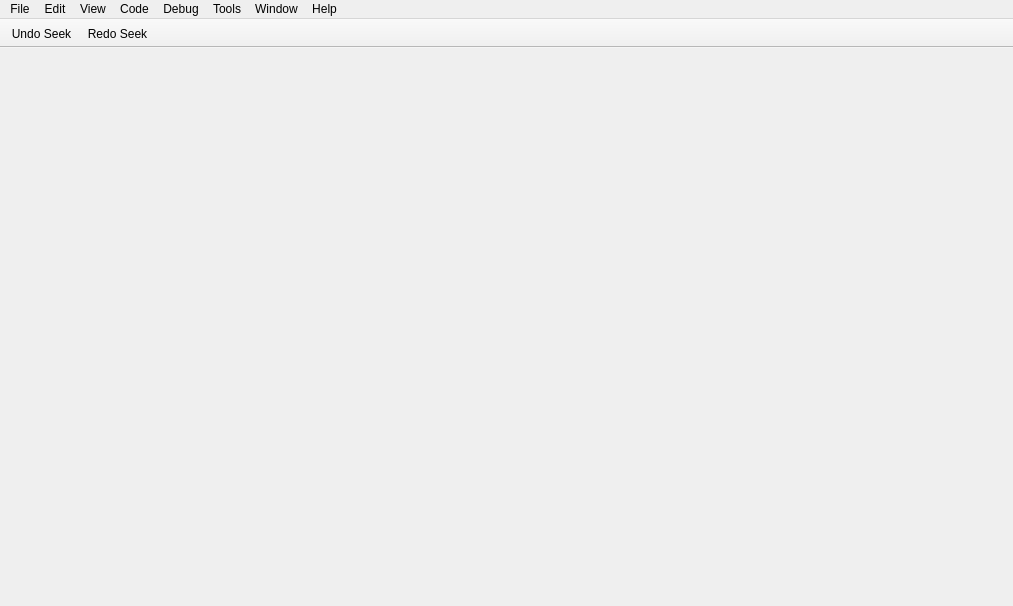
<?xml version="1.0" encoding="UTF-8"?>
<ui version="4.0">
 <class>MainWindow</class>
 <widget class="QMainWindow" name="MainWindow">
  <property name="geometry">
   <rect>
    <x>0</x>
    <y>0</y>
    <width>1013</width>
    <height>606</height>
   </rect>
  </property>
  <property name="sizePolicy">
   <sizepolicy hsizetype="Expanding" vsizetype="Expanding">
    <horstretch>0</horstretch>
    <verstretch>0</verstretch>
   </sizepolicy>
  </property>
  <property name="windowTitle">
   <string notr="true">iaito</string>
  </property>
  <property name="styleSheet">
   <string notr="true"/>
  </property>
  <property name="documentMode">
   <bool>true</bool>
  </property>
  <property name="dockNestingEnabled">
   <bool>true</bool>
  </property>
  <widget class="QMenu" name="addExtraWidgets">
   <property name="title">
    <string>New Panel</string>
   </property>
  </widget>
  <widget class="QMenuBar" name="menuBar">
   <property name="geometry">
    <rect>
     <x>0</x>
     <y>0</y>
     <width>1013</width>
     <height>20</height>
    </rect>
   </property>
   <property name="defaultUp">
    <bool>false</bool>
   </property>
   <property name="nativeMenuBar">
    <bool>true</bool>
   </property>
   <widget class="QMenu" name="menuFile">
    <property name="geometry">
     <rect>
      <x>2024</x>
      <y>127</y>
      <width>161</width>
      <height>311</height>
     </rect>
    </property>
    <widget class="QMenu" name="menuImport">
     <property name="title">
      <string>Import</string>
     </property>
     <addaction name="actionMap"/>
     <addaction name="actionImportPDB"/>
     <addaction name="actionImportSymbols"/>
     <addaction name="actionImportDWARF"/>
     <addaction name="actionImportFLIRT"/>
     <addaction name="actionApplyBinaryPatch"/>
     <addaction name="separator"/>
     <addaction name="actionImportProjectArchive"/>
    </widget>
    <widget class="QMenu" name="menuExport">
     <property name="title">
      <string>Export</string>
     </property>
     <addaction name="actionExport_as_code"/>
     <addaction name="actionDump"/>
     <addaction name="actionExportClassdump"/>
     <addaction name="actionExportDWARF"/>
     <addaction name="separator"/>
     <addaction name="actionExportProjectArchive"/>
    </widget>
    <widget class="QMenu" name="menuRun">
     <property name="title">
      <string>Run</string>
     </property>
     <addaction name="actionRun_Script"/>
     <addaction name="actionRunR2jsScript"/>
     <addaction name="separator"/>
     <addaction name="actionScripts"/>
    </widget>
   <property name="title">
   <string>File</string>
  </property>
   <addaction name="actionNew"/>
   <addaction name="actionMap"/>
   <addaction name="actionManageAddressSpace"/>
   <addaction name="separator"/>
   <addaction name="actionSave"/>
   <addaction name="actionSaveAs"/>
   <addaction name="separator"/>
   <addaction name="menuImport"/>
   <addaction name="menuExport"/>
   <addaction name="menuRun"/>
   <addaction name="separator"/>
   <addaction name="actionCommitChanges"/>
   <addaction name="separator"/>
   <addaction name="actionSettings"/>
   <addaction name="separator"/>
   <addaction name="actionQuit"/>
   </widget>
   <widget class="QMenu" name="menuView">
    <property name="title">
     <string>View</string>
    </property>
    <property name="tabsOnTop" stdset="0">
     <bool>true</bool>
    </property>
    <widget class="QMenu" name="menuZoom">
     <property name="title">
      <string>Zoom</string>
     </property>
     <addaction name="actionZoomIn"/>
     <addaction name="actionZoomOut"/>
     <addaction name="separator"/>
     <addaction name="actionZoomReset"/>
    </widget>
    <widget class="QMenu" name="menuAnalysis">
     <property name="title">
      <string>Analysis</string>
     </property>
    </widget>
    <widget class="QMenu" name="menuData">
     <property name="title">
      <string>Data</string>
     </property>
    </widget>
    <addaction name="actionHighlight"/>
    <addaction name="separator"/>
    <addaction name="menuAnalysis"/>
    <addaction name="menuData"/>
    <addaction name="menuAddInfoWidgets"/>
    <addaction name="menuAddIoWidgets"/>
    <addaction name="separator"/>
    <addaction name="menuAddAnother"/>
    <addaction name="menuZoom"/>
   </widget>
   <widget class="QMenu" name="menuHelp">
    <property name="title">
     <string>Help</string>
    </property>
    <addaction name="actionIssue"/>
    <addaction name="actionWebsite"/>
    <addaction name="actionBook"/>
    <addaction name="actionFortune"/>
    <addaction name="actionCheckForUpdates"/>
    <addaction name="separator"/>
    <addaction name="actionAbout"/>
   </widget>
   <widget class="QMenu" name="menuEdit">
    <property name="title">
     <string>Edit</string>
    </property>
   <addaction name="actionBackward"/>
   <addaction name="actionForward"/>
   <addaction name="separator"/>
   <addaction name="actionUndoWrite"/>
   <addaction name="actionRedoWrite"/>
   <addaction name="separator"/>
   <addaction name="actionPatchInstruction"/>
   <addaction name="actionPatchString"/>
   <addaction name="actionPatchBytes"/>
   <addaction name="separator"/>
   <addaction name="menuSetMode"/>
    <widget class="QMenu" name="menuSetMode">
     <property name="toolTip">
      <string/>
     </property>
     <property name="title">
      <string>IO mode</string>
     </property>
     <addaction name="actionWriteMode"/>
     <addaction name="actionCacheMode"/>
     <addaction name="actionReadOnly"/>
    </widget>
   </widget>
   <widget class="QMenu" name="menuCode">
    <property name="title">
     <string>Code</string>
    </property>
    <widget class="QMenu" name="menuPlugins">
     <property name="title">
      <string>Plugins</string>
     </property>
    </widget>
    <addaction name="actionAnalyze"/>
    <addaction name="actionAnalyzeFunction"/>
    <addaction name="actionAutonameAll"/>
    <addaction name="separator"/>
    <addaction name="actionSwitchJumpTable"/>
    <addaction name="separator"/>
    <addaction name="actionAnalysisSettings"/>
    <addaction name="separator"/>
    <addaction name="menuPlugins"/>
   </widget>
   <widget class="QMenu" name="menuTools">
    <property name="title">
     <string>Tools</string>
    </property>
    <addaction name="actionStart_Web_Server"/>
    <addaction name="actionPackageManagerPrefs"/>
    <addaction name="actionScripts"/>
   </widget>
   <widget class="QMenu" name="menuWindows">
    <property name="title">
     <string>Window</string>
    </property>
    <widget class="QMenu" name="menuWindowLayout">
     <property name="title">
      <string>Layout</string>
     </property>
     <widget class="QMenu" name="menuLayouts">
      <property name="title">
       <string>Layouts</string>
      </property>
     </widget>
     <addaction name="actionDefault"/>
     <addaction name="actionSaveLayout"/>
     <addaction name="actionManageLayouts"/>
     <addaction name="separator"/>
     <addaction name="menuLayouts"/>
    </widget>
    <widget class="QMenu" name="menuAddInfoWidgets">
     <property name="title">
      <string>Bin headers</string>
     </property>
    </widget>
    <widget class="QMenu" name="menuAddIoWidgets">
     <property name="title">
      <string>I/O Panels</string>
     </property>
     <!--
     <addaction name="actionBinaries"/>
     <addaction name="separator"/>
     <addaction name="actionEntropy"/>
     <addaction name="actionNavigation_Bar"/>
     -->
    </widget>
    <widget class="QMenu" name="menuAddDebugWidgets">
     <property name="title">
      <string>Debug Panels</string>
     </property>
    </widget>
    <widget class="QMenu" name="menuAddAnother">
     <property name="title">
      <string>New Panel</string>
     </property>
     <addaction name="actionExtraDecompiler"/>
     <addaction name="actionExtraDisassembly"/>
     <addaction name="actionExtraGraph"/>
     <addaction name="actionExtraHexdump"/>
     <addaction name="separator"/>
     <addaction name="actionAddCustomCommand"/>
    </widget>
    <addaction name="actionRefresh_contents"/>
    <addaction name="separator"/>
    <addaction name="menuWindowLayout"/>
    <addaction name="separator"/>
    <addaction name="actionTabs_on_Top"/>
    <addaction name="actionGrouped_dock_dragging"/>
    <addaction name="separator"/>
    <addaction name="actionReset_settings"/>
   </widget>
   <widget class="QMenu" name="menuDebug">
    <property name="title">
     <string>Debug</string>
    </property>
   </widget>
   <addaction name="menuFile"/>
   <addaction name="menuEdit"/>
   <addaction name="menuView"/>
   <addaction name="menuCode"/>
   <addaction name="menuDebug"/>
   <addaction name="menuTools"/>
   <addaction name="menuWindows"/>
   <addaction name="menuHelp"/>
  </widget>
  <widget class="QToolBar" name="mainToolBar">
   <property name="sizePolicy">
    <sizepolicy hsizetype="Preferred" vsizetype="Fixed">
     <horstretch>0</horstretch>
     <verstretch>0</verstretch>
    </sizepolicy>
   </property>
   <property name="contextMenuPolicy">
    <enum>Qt::DefaultContextMenu</enum>
   </property>
   <property name="windowTitle">
    <string notr="true">Main toolbar</string>
   </property>
   <property name="movable">
    <bool>false</bool>
   </property>
   <property name="iconSize">
    <size>
     <width>16</width>
     <height>16</height>
    </size>
   </property>
   <property name="toolButtonStyle">
    <enum>Qt::ToolButtonIconOnly</enum>
   </property>
   <attribute name="toolBarArea">
    <enum>TopToolBarArea</enum>
   </attribute>
   <attribute name="toolBarBreak">
    <bool>false</bool>
   </attribute>
   <addaction name="actionBackward"/>
   <addaction name="actionForward"/>
  </widget>
  <action name="actionDefault">
   <property name="text">
    <string>Reset to default layout</string>
   </property>
  </action>
  <action name="actionZen">
   <property name="text">
    <string>Zen Mode</string>
   </property>
   <property name="toolTip">
    <string>Zen mode</string>
   </property>
  </action>
  <action name="actionAbout">
   <property name="text">
    <string>About</string>
   </property>
  </action>
  <action name="actionIssue">
   <property name="text">
    <string>Report an issue</string>
   </property>
  </action>
  <action name="actionR2pm">
   <property name="text">
    <string>r2pm</string>
   </property>
  </action>
  <action name="actionNew">
   <property name="text">
    <string>Open…</string>
   </property>
  </action>
  <action name="actionClose">
   <property name="text">
    <string>Close</string>
   </property>
  </action>
  <action name="actionSave_workspace">
   <property name="text">
    <string>Save layout</string>
   </property>
   <property name="toolTip">
    <string>Save layout</string>
   </property>
  </action>
  <action name="actionBook">
   <property name="text">
    <string>Book</string>
   </property>
  </action>
  <action name="actionFortune">
   <property name="text">
    <string>Fortunes</string>
   </property>
  </action>
  <action name="actionWebsite">
   <property name="text">
    <string>Website</string>
   </property>
  </action>
  <action name="actionCheckForUpdates">
   <property name="text">
    <string>Check for updates</string>
   </property>
  </action>
  <action name="actionMap">
   <property name="text">
    <string>Map file at…</string>
   </property>
  </action>
  <action name="actionManageAddressSpace">
   <property name="text">
    <string>Manage files</string>
   </property>
   <property name="toolTip">
    <string>Manage files, maps, binaries, filesystems, and address space options</string>
   </property>
   <property name="statusTip">
    <string>Open the address space manager</string>
   </property>
  </action>
  <action name="actionSave">
   <property name="text">
    <string>Save Project</string>
   </property>
  </action>
  <action name="actionCut">
   <property name="text">
    <string>Cut</string>
   </property>
  </action>
  <action name="actionCopy">
   <property name="text">
    <string>Copy</string>
   </property>
  </action>
  <action name="actionPaste">
   <property name="text">
    <string>Paste</string>
   </property>
  </action>
  <action name="actionDelete">
   <property name="text">
    <string>Delete</string>
   </property>
  </action>
  <action name="actionSelect_all">
   <property name="text">
    <string>Select all</string>
   </property>
   <property name="toolTip">
    <string>Select all</string>
   </property>
  </action>
  <action name="actionFind">
   <property name="text">
    <string>Find</string>
   </property>
  </action>
  <action name="actionFind_next">
   <property name="text">
    <string>Find next</string>
   </property>
   <property name="toolTip">
    <string>Find next</string>
   </property>
  </action>
  <action name="actionFind_previous">
   <property name="text">
    <string>Find previous</string>
   </property>
   <property name="toolTip">
    <string>Find previous</string>
   </property>
  </action>
  <action name="actionBackward">
   <property name="icon">
    <iconset resource="../resources.qrc">
     <normaloff>:/img/icons/arrow_left.svg</normaloff>:/img/icons/arrow_left.svg</iconset>
   </property>
   <property name="text">
    <string>Undo Seek</string>
   </property>
   <property name="toolTip">
    <string>Go back</string>
   </property>
  </action>
  <action name="actionForward">
   <property name="icon">
    <iconset resource="../resources.qrc">
     <normaloff>:/img/icons/arrow_right.svg</normaloff>:/img/icons/arrow_right.svg</iconset>
   </property>
   <property name="text">
    <string>Redo Seek</string>
   </property>
  </action>
  <action name="actionTheme">
   <property name="checkable">
    <bool>false</bool>
   </property>
   <property name="icon">
    <iconset resource="../resources.qrc">
     <normaloff>:/img/icons/themes.svg</normaloff>:/img/icons/themes.svg</iconset>
   </property>
   <property name="text">
    <string>Theme</string>
   </property>
   <property name="autoRepeat">
    <bool>false</bool>
   </property>
   <property name="menuRole">
    <enum>QAction::PreferencesRole</enum>
   </property>
  </action>
  <action name="actionTabs">
   <property name="icon">
    <iconset resource="../resources.qrc">
     <normaloff>:/img/icons/tabs.svg</normaloff>:/img/icons/tabs.svg</iconset>
   </property>
   <property name="text">
    <string>Tabs up/down</string>
   </property>
   <property name="toolTip">
    <string>Tabs up/down</string>
   </property>
  </action>
  <action name="actionRefresh_Panels">
   <property name="icon">
    <iconset resource="../resources.qrc">
     <normaloff>:/img/icons/spin.svg</normaloff>:/img/icons/spin.svg</iconset>
   </property>
   <property name="text">
    <string>Refresh</string>
   </property>
  </action>
  <action name="actionTabs_on_Top">
   <property name="checkable">
    <bool>true</bool>
   </property>
   <property name="text">
    <string>Show Tabs at the Top</string>
   </property>
   <property name="toolTip">
    <string>Toggle tab position</string>
   </property>
  </action>
  <action name="actionDark_Theme">
   <property name="text">
    <string>Dark Theme</string>
   </property>
  </action>
  <action name="actionLoad_workspace">
   <property name="text">
    <string>Load layout</string>
   </property>
   <property name="toolTip">
    <string>Load layout</string>
   </property>
  </action>
  <action name="actionWhite_Theme">
   <property name="text">
    <string>Default Theme</string>
   </property>
  </action>
  <action name="actionBindiff">
   <property name="text">
    <string>Bindiff</string>
   </property>
  </action>
  <action name="actionAnalysis">
   <property name="text">
    <string>Analysis</string>
   </property>
  </action>
  <action name="actionTest_menu">
   <property name="text">
    <string>Test menu</string>
   </property>
  </action>
  <action name="actionHexCopy_Hexpair">
   <property name="text">
    <string>Copy hexpair</string>
   </property>
   <property name="toolTip">
    <string>Copy hexpair</string>
   </property>
  </action>
  <action name="actionHexCopy_Text">
   <property name="text">
    <string>Copy text</string>
   </property>
   <property name="toolTip">
    <string>Copy text</string>
   </property>
  </action>
  <action name="actionHexCopy_ASCII">
   <property name="text">
    <string>Copy ASCII</string>
   </property>
  </action>
  <action name="actionHexInsert_String">
   <property name="text">
    <string>Insert string</string>
   </property>
   <property name="toolTip">
    <string>Insert string</string>
   </property>
  </action>
  <action name="actionHexInsert_Hex">
   <property name="text">
    <string>Insert hex</string>
   </property>
   <property name="toolTip">
    <string>Insert hex</string>
   </property>
  </action>
  <action name="actionHexEdit">
   <property name="text">
    <string>Edit</string>
   </property>
  </action>
  <action name="actionHexPaste">
   <property name="text">
    <string>Paste</string>
   </property>
  </action>
  <action name="actionDisas_ShowHideBytes">
   <property name="text">
    <string>Show/Hide bytes</string>
   </property>
  </action>
  <action name="actionDisasSwitch_case">
   <property name="text">
    <string>Switch case</string>
   </property>
  </action>
  <action name="actionDisasCopy_All">
   <property name="text">
    <string>Copy all</string>
   </property>
   <property name="toolTip">
    <string>Copy all</string>
   </property>
  </action>
  <action name="actionDisasCopy_Bytes">
   <property name="text">
    <string>Copy bytes</string>
   </property>
   <property name="toolTip">
    <string>Copy bytes</string>
   </property>
  </action>
  <action name="actionDisasCopy_Disasm">
   <property name="text">
    <string>Copy disasm</string>
   </property>
   <property name="toolTip">
    <string>Copy disasm</string>
   </property>
  </action>
  <action name="actionDisplayOptions">
   <property name="text">
    <string>Copy disasm</string>
   </property>
   <property name="toolTip">
    <string>Copy disasm</string>
   </property>
  </action>
  <action name="actionStart_Web_Server">
   <property name="checkable">
    <bool>true</bool>
   </property>
   <property name="icon">
    <iconset resource="../resources.qrc">
     <normaloff>:/img/icons/cloud.svg</normaloff>:/img/icons/cloud.svg</iconset>
   </property>
   <property name="text">
    <string>Start web server</string>
   </property>
   <property name="toolTip">
    <string>Start web server</string>
   </property>
  </action>
  <action name="action1column">
   <property name="text">
    <string>1</string>
   </property>
  </action>
  <action name="action2columns">
   <property name="text">
    <string>2</string>
   </property>
  </action>
  <action name="action4columns">
   <property name="text">
    <string>4</string>
   </property>
  </action>
  <action name="action8columns">
   <property name="text">
    <string>8</string>
   </property>
  </action>
  <action name="action16columns">
   <property name="text">
    <string>16</string>
   </property>
  </action>
  <action name="action32columns">
   <property name="text">
    <string>32</string>
   </property>
  </action>
  <action name="action64columns">
   <property name="text">
    <string>64</string>
   </property>
  </action>
  <action name="actionSyntax_AT_T_Intel">
   <property name="text">
    <string>Syntax AT&amp;T/Intel</string>
   </property>
  </action>
  <action name="actionFunctionsRename">
   <property name="text">
    <string>Rename</string>
   </property>
  </action>
  <action name="actionFunctionsUndefine">
   <property name="text">
    <string>Undefine</string>
   </property>
  </action>
  <action name="actionDisasRename">
   <property name="text">
    <string>Rename</string>
   </property>
  </action>
  <action name="actionDisasmUndefine">
   <property name="text">
    <string>Undefine</string>
   </property>
  </action>
  <action name="actionDisasAdd_comment">
   <property name="text">
    <string>Add comment</string>
   </property>
  </action>
  <action name="actionhide_bottomPannel">
   <property name="checkable">
    <bool>true</bool>
   </property>
   <property name="icon">
    <iconset resource="../resources.qrc">
     <normaloff>:/img/icons/down.svg</normaloff>:/img/icons/down.svg</iconset>
   </property>
   <property name="text">
    <string>Show/Hide bottom pannel</string>
   </property>
   <property name="toolTip">
    <string>Show/Hide bottom pannel</string>
   </property>
  </action>
  <action name="actionRun_Script">
   <property name="text">
    <string>Radare Script…</string>
   </property>
   <property name="toolTip">
    <string>Run a radare2 script file once</string>
   </property>
   <property name="statusTip">
    <string>Select and execute a radare2 script file in the current session</string>
   </property>
  </action>
  <action name="actionRunR2jsScript">
   <property name="text">
    <string>r2js script…</string>
   </property>
   <property name="toolTip">
    <string>Run an r2js script file once</string>
   </property>
   <property name="statusTip">
    <string>Select and execute an r2js script file in the current session</string>
   </property>
  </action>
  <action name="actionScripts">
   <property name="text">
    <string>Script Editor</string>
   </property>
   <property name="toolTip">
    <string>Open the script editor</string>
   </property>
   <property name="statusTip">
    <string>Edit, save, and run scripts with inline output</string>
   </property>
  </action>
  <action name="actionReset_settings">
   <property name="text">
    <string>Factory reset</string>
   </property>
   <property name="toolTip">
    <string>Reset application settings</string>
   </property>
  </action>
  <action name="actionQuit">
   <property name="text">
    <string>Quit</string>
   </property>
  </action>
  <action name="actionExports">
   <property name="checkable">
    <bool>true</bool>
   </property>
   <property name="text">
    <string>Exports</string>
   </property>
   <property name="toolTip">
    <string>Show/Hide Exports panel</string>
   </property>
  </action>
  <action name="actionRefresh_contents">
   <property name="text">
    <string>Refresh Contents</string>
   </property>
   <property name="toolTip">
    <string>Refresh contents</string>
   </property>
  </action>
  <action name="actionHighlight">
   <property name="text">
    <string>Highlight</string>
   </property>
   <property name="toolTip">
    <string>Highlight matching words in disassembly</string>
   </property>
  </action>
  <action name="actionDisplay_Esil">
   <property name="checkable">
    <bool>true</bool>
   </property>
   <property name="text">
    <string>Show ESIL rather than assembly</string>
   </property>
  </action>
  <action name="actionDisplay_Decompiler">
   <property name="checkable">
    <bool>true</bool>
   </property>
   <property name="text">
    <string>Show pseudocode rather than assembly</string>
   </property>
  </action>
  <action name="actionDisplay_Offsets">
   <property name="checkable">
    <bool>true</bool>
   </property>
   <property name="checked">
    <bool>true</bool>
   </property>
   <property name="text">
    <string>Display offsets</string>
   </property>
  </action>
  <action name="actionSettings">
   <property name="text">
    <string>Settings</string>
   </property>
  </action>
  <action name="actionPackageManagerPrefs">
   <property name="text">
    <string>Package Manager</string>
   </property>
  </action>
  <action name="actionSaveAs">
   <property name="text">
    <string>Save Project…</string>
   </property>
  </action>
  <action name="actionGraph">
   <property name="checkable">
    <bool>true</bool>
   </property>
   <property name="text">
    <string>Graph</string>
   </property>
  </action>
  <action name="actionImportPDB">
   <property name="text">
    <string>PDB file…</string>
   </property>
  </action>
  <action name="actionImportSymbols">
   <property name="text">
    <string>Binary symbols…</string>
   </property>
   <property name="toolTip">
    <string>Import symbols from another binary object file</string>
   </property>
   <property name="statusTip">
    <string>Load another binary object with the obf command to import its symbols into the current session</string>
   </property>
  </action>
  <action name="actionAnalyze">
   <property name="text">
    <string>Analyze Program</string>
   </property>
  </action>
  <action name="actionAnalyzeFunction">
   <property name="text">
    <string>Analyze Function</string>
   </property>
   <property name="toolTip">
    <string>Analyze the function at the current offset</string>
   </property>
   <property name="statusTip">
    <string>Run af at the current seek position</string>
   </property>
  </action>
  <action name="actionAutonameAll">
   <property name="text">
    <string>Autoname All</string>
   </property>
   <property name="toolTip">
    <string>Autoname all functions</string>
   </property>
   <property name="statusTip">
    <string>Run aan to autoname all functions</string>
   </property>
  </action>
  <action name="actionAnalysisSettings">
   <property name="text">
    <string>Analysis Settings</string>
   </property>
   <property name="toolTip">
    <string>Open analysis settings</string>
   </property>
  </action>
  <action name="actionSwitchJumpTable">
   <property name="text">
    <string>SwitchJumpTable…</string>
   </property>
   <property name="toolTip">
    <string>Create or edit a switch / jump table at the current dispatcher</string>
   </property>
   <property name="statusTip">
    <string>Open the switch/jump table panel (afbt / afb+ / afbe)</string>
   </property>
  </action>
  <action name="actionExport_as_code">
   <property name="text">
    <string>Disassembly/code…</string>
   </property>
  </action>
  <action name="actionDump">
   <property name="text">
    <string>Binary range…</string>
   </property>
   <property name="toolTip">
    <string>Dump a range of bytes to a file</string>
   </property>
  </action>
  <action name="actionExportClassdump">
   <property name="text">
    <string>Class dump…</string>
   </property>
   <property name="toolTip">
    <string>Export class information using icc</string>
   </property>
  </action>
  <action name="actionImportDWARF">
   <property name="text">
    <string>DWARF information…</string>
   </property>
   <property name="toolTip">
    <string>Import DWARF information from another binary object file</string>
   </property>
  </action>
  <action name="actionImportFLIRT">
   <property name="text">
    <string>FLIRT signatures…</string>
   </property>
   <property name="toolTip">
    <string>Load and scan FLIRT signature files</string>
   </property>
  </action>
  <action name="actionApplyBinaryPatch">
   <property name="text">
    <string>Apply Binary Patch…</string>
   </property>
  </action>
  <action name="actionImportProjectArchive">
   <property name="text">
    <string>Project archive…</string>
   </property>
  </action>
  <action name="actionExportDWARF">
   <property name="text">
    <string>DWARF information…</string>
   </property>
   <property name="toolTip">
    <string>Export DWARF source line information</string>
   </property>
  </action>
  <action name="actionExportProjectArchive">
   <property name="text">
    <string>Project archive…</string>
   </property>
  </action>
  <action name="actionExtraHexdump">
   <property name="text">
    <string>Hexdump</string>
   </property>
  </action>
  <action name="actionExtraDecompiler">
   <property name="text">
    <string>Decompiler</string>
   </property>
  </action>
  <action name="actionExtraDisassembly">
   <property name="text">
    <string>Disassembly</string>
   </property>
  </action>
  <action name="actionExtraGraph">
   <property name="text">
    <string>Graph</string>
   </property>
  </action>
  <action name="actionAddCustomCommand">
   <property name="text">
    <string>Custom Command</string>
   </property>
  </action>
  <action name="actionGrouped_dock_dragging">
   <property name="checkable">
    <bool>true</bool>
   </property>
   <property name="checked">
    <bool>true</bool>
   </property>
   <property name="text">
    <string>Grouped dock dragging</string>
   </property>
  </action>
  <action name="actionZoomIn">
   <property name="text">
    <string>Zoom In</string>
   </property>
   <property name="shortcutContext">
    <enum>Qt::ApplicationShortcut</enum>
   </property>
  </action>
  <action name="actionZoomOut">
   <property name="text">
    <string>Zoom Out</string>
   </property>
   <property name="shortcutContext">
    <enum>Qt::ApplicationShortcut</enum>
   </property>
  </action>
  <action name="actionZoomReset">
   <property name="text">
    <string>Reset</string>
   </property>
   <property name="shortcutContext">
    <enum>Qt::ApplicationShortcut</enum>
   </property>
  </action>
  <action name="actionCommitChanges">
   <property name="text">
    <string>Commit iocache to disk</string>
   </property>
  </action>
  <action name="actionUndoWrite">
   <property name="text">
    <string>Undo write</string>
   </property>
   <property name="toolTip">
    <string>Undo the last pending write-cache change</string>
   </property>
  </action>
  <action name="actionRedoWrite">
   <property name="text">
    <string>Redo write</string>
   </property>
   <property name="toolTip">
    <string>Redo the last undone write-cache change</string>
   </property>
  </action>
  <action name="actionPatchInstruction">
   <property name="text">
    <string>Patch Instruction…</string>
   </property>
   <property name="toolTip">
    <string>Patch the instruction at the current address</string>
   </property>
  </action>
  <action name="actionPatchString">
   <property name="text">
    <string>Patch String…</string>
   </property>
   <property name="toolTip">
    <string>Patch a string at the current address</string>
   </property>
  </action>
  <action name="actionPatchBytes">
   <property name="text">
    <string>Patch Bytes…</string>
   </property>
   <property name="toolTip">
    <string>Patch bytes at the current address</string>
   </property>
  </action>
  <action name="actionWriteMode">
   <property name="checkable">
    <bool>true</bool>
   </property>
   <property name="text">
    <string>Write mode</string>
   </property>
   <property name="toolTip">
    <string>Open the file in write mode. Every change to the file will change the original file on disk.</string>
   </property>
  </action>
  <action name="actionCacheMode">
   <property name="checkable">
    <bool>true</bool>
   </property>
   <property name="text">
    <string>Cache mode</string>
   </property>
   <property name="toolTip">
    <string>Enable cache mode. Changes to the file would not be applied to disk unless you specifically commit them. This is a safer option.</string>
   </property>
  </action>
  <action name="actionReadOnly">
   <property name="checkable">
    <bool>true</bool>
   </property>
   <property name="checked">
    <bool>true</bool>
   </property>
   <property name="text">
    <string>Read-Only mode</string>
   </property>
  </action>
  <action name="actionSaveLayout">
   <property name="text">
    <string>Save layout</string>
   </property>
  </action>
  <action name="actionManageLayouts">
   <property name="text">
    <string>Manage layouts</string>
   </property>
  </action>
  <action name="actionFiles">
   <property name="enabled">
    <bool>false</bool>
   </property>
   <property name="text">
    <string>Files</string>
   </property>
  </action>
  <action name="actionMaps">
   <property name="enabled">
    <bool>false</bool>
   </property>
   <property name="text">
    <string>Maps</string>
   </property>
  </action>
  <action name="actionEntropy">
   <property name="enabled">
    <bool>false</bool>
   </property>
   <property name="text">
    <string>Entropy</string>
   </property>
  </action>
  <action name="actionBinaries">
   <property name="enabled">
    <bool>false</bool>
   </property>
   <property name="text">
    <string>Binaries</string>
   </property>
  </action>
  <action name="actionNavigation_Bar">
   <property name="enabled">
    <bool>false</bool>
   </property>
   <property name="text">
    <string>Navigation Bar</string>
   </property>
  </action>
 </widget>
 <layoutdefault spacing="6" margin="11"/>
 <resources>
  <include location="../resources.qrc"/>
 </resources>
 <connections/>
</ui>
